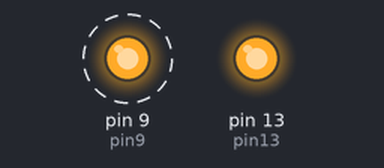
The sketch below on a simulated Arduino Uno, built with avr-gcc and run on an emulated ATmega328P. Parts: output pins drawn as LEDs (lit = HIGH). Dashed ring = blinking.

Above: at 0.5 s.
Timing chart, 0 to 3.0 s (numbered marks = the images above):
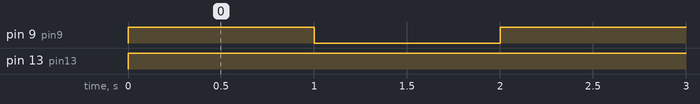

Measured:
- by itself, pin 9 (pin9): alternates HIGH for 1.0 s and LOW for 1.0 s
- by itself, pin 13 (pin13): LOW → HIGH at 0.00 s

The sketch:

Blink.ino
```cpp
int pin13=13;
int pin9=9;

void setup() {
  // put your setup code here, to run once:

pinMode(pin13, OUTPUT);
pinMode(pin9, OUTPUT);

}

void loop() {
  // put your main code here, to run repeatedly:
digitalWrite(pin13, HIGH);
digitalWrite(pin9, HIGH);
delay(1000);
digitalWrite(pin9, LOW);
delay(1000);
}
```
